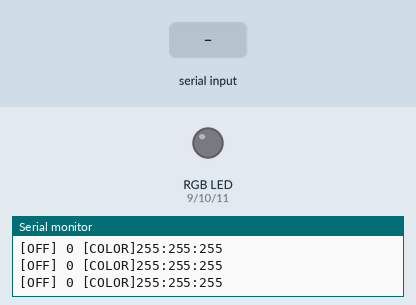
Recording of a sketch running on a simulated Arduino Uno, built with avr-gcc and run on an emulated ATmega328P. On the bench: an RGB LED mixed from three pins (HIGH = lit), the last lines printed to the serial monitor. The inputs (shaded band) are chosen by the test bench. Dim RGB values are drawn brighter than linear.

Above: at 2.8 s.
2.9 s: "on" received over the second serial link
At 3.7 s:
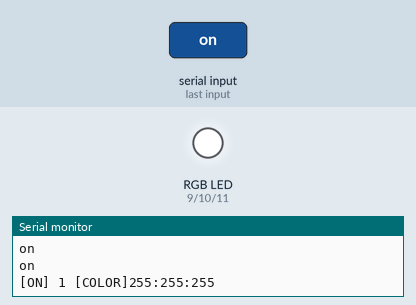
4.6 s: "90,45,200\n" received over the second serial link
At 6.8 s:
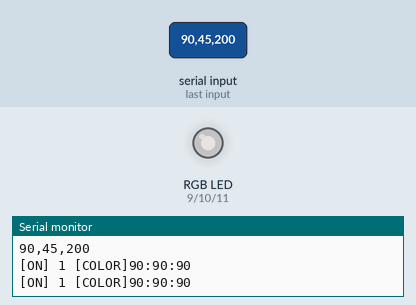
7.1 s: "200\n" received over the second serial link
At 8.6 s:
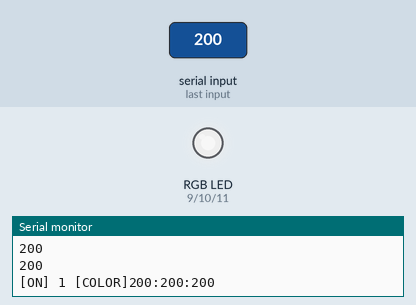
9.3 s: "90\n" received over the second serial link
At 10.9 s:
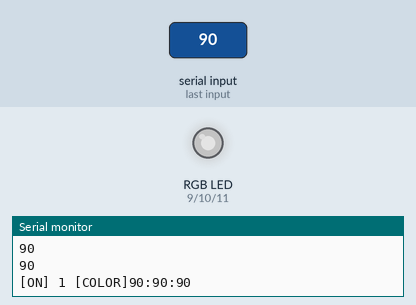
Timing chart, 0 to 12.4 s (numbered marks = the images above; inputs shaded):
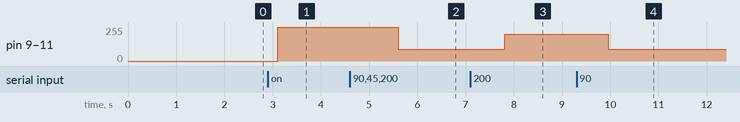

Measured:
- after the input at 2.9 s, pin 9 (pinRED), pin 10 (pinGREEN), pin 11 (pinBLUE): 0/255 → 255/255 after 0.20 s
- after the input at 4.6 s, pin 9 (pinRED), pin 10 (pinGREEN), pin 11 (pinBLUE): 255/255 → 90/255 after 1.0 s
- after the input at 7.1 s, pin 9 (pinRED), pin 10 (pinGREEN), pin 11 (pinBLUE): 90/255 → 200/255 after 0.71 s
- after the input at 9.3 s, pin 9 (pinRED), pin 10 (pinGREEN), pin 11 (pinBLUE): 200/255 → 90/255 after 0.66 s

The sketch:

E050_COLOR_LED_Control.ino
```cpp
#include <SoftwareSerial.h>

#define pinRX     2
#define pinTX     3

#define pinRED    9
#define pinGREEN  10
#define pinBLUE   11

SoftwareSerial BluetoothSerial =  SoftwareSerial(pinRX, pinTX);

char receivechar;
String receiveStr = "";
int led_status[4] = {0, 255, 255, 255};

void setup()  {
  pinMode(pinRED, OUTPUT);
  pinMode(pinGREEN, OUTPUT);
  pinMode(pinBLUE, OUTPUT);
  Serial.begin(9600);
  BluetoothSerial.begin(9600);
}


void loop() {

  while ( BluetoothSerial.available() > 0 ) {
    receivechar = BluetoothSerial.read();

    if ( receivechar == ')') {
      break;
    }
    receiveStr += receivechar;
    delay(50);
  }

  Serial.println(receiveStr);

  if ( receiveStr.length() > 0 ) {
    parsecolor(receiveStr);
    receiveStr = "";
  }
  ledstatus();
}

void parsecolor(String str) {
  Serial.println(str);
  if ( str.equalsIgnoreCase("on") ) {
    led_status[0] = 1;
  } else if (str.equalsIgnoreCase("off")) {
    led_status[0] = 0;
  } else {
    int SP1 = str.indexOf('.');
    int SP2 = str.indexOf('.', SP1 + 1);
    int SP3 = str.indexOf('.', SP2 + 1);
    String R = str.substring(0, SP1);
    String G = str.substring(SP1 + 1, SP2);
    String B = str.substring(SP2 + 1, SP3);
    led_status[1] = constrain(R.toInt(), 0, 255);
    led_status[2] = constrain(G.toInt(), 0, 255);
    led_status[3] = constrain(B.toInt(), 0, 255);
  }
}

void ledstatus() {
  if ( led_status[0] == 0 ) {
    setcolor(0, 0, 0);
  }
  else {
    setcolor(led_status[1], led_status[2], led_status[3] );
  }

  led_status[0] == 1 ? Serial.print("[ON] ") : Serial.print("[OFF] ");
  Serial.println(String(led_status[0]) + " [COLOR]" + String(led_status[1]) + ":" + String(led_status[2]) + ":" + String(led_status[3]));
  delay(1000);
}


void setcolor(int red, int green, int blue) {
  analogWrite(pinRED, red);
  analogWrite(pinGREEN, green);
  analogWrite(pinBLUE, blue);
}
```
